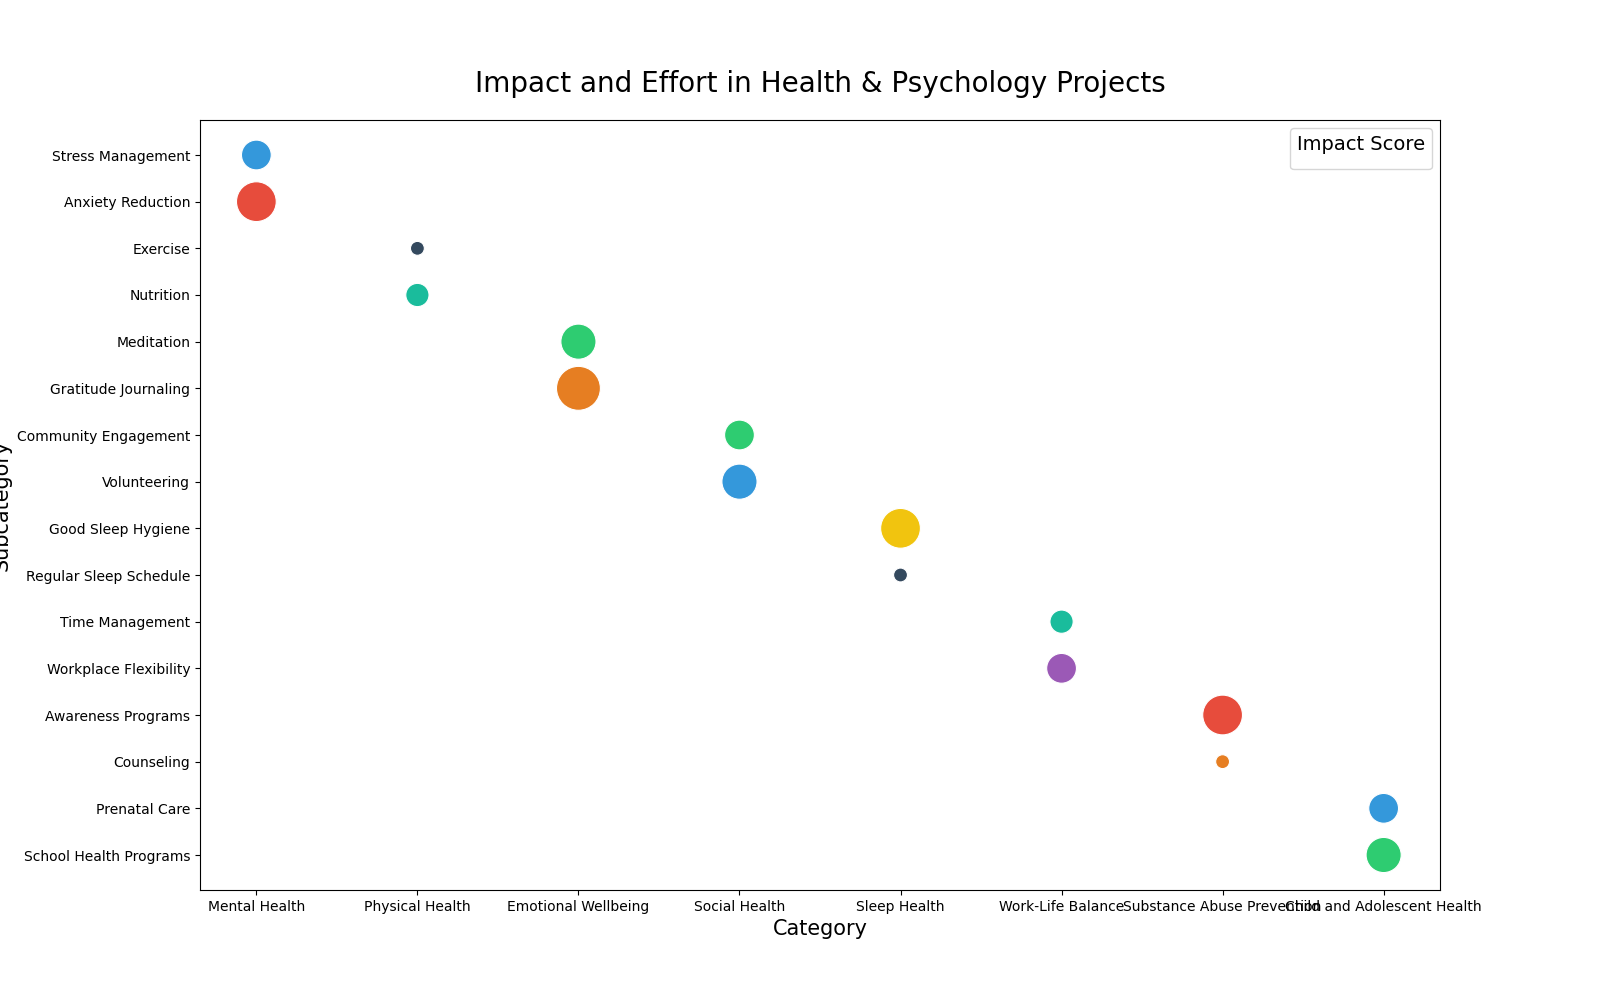

Python code for this plot:

import seaborn as sns
import pandas as pd
import matplotlib.pyplot as plt

# Data for visualization
data = {
    'Category': ['Mental Health', 'Mental Health', 'Physical Health', 'Physical Health', 'Emotional Wellbeing', 'Emotional Wellbeing', 'Social Health', 'Social Health', 'Sleep Health', 'Sleep Health', 'Work-Life Balance', 'Work-Life Balance', 'Substance Abuse Prevention', 'Substance Abuse Prevention', 'Child and Adolescent Health', 'Child and Adolescent Health'],
    'Subcategory': ['Stress Management', 'Anxiety Reduction', 'Exercise', 'Nutrition', 'Meditation', 'Gratitude Journaling', 'Community Engagement', 'Volunteering', 'Good Sleep Hygiene', 'Regular Sleep Schedule', 'Time Management', 'Workplace Flexibility', 'Awareness Programs', 'Counseling', 'Prenatal Care', 'School Health Programs'],
    'ImpactScore': [80, 85, 88, 90, 92, 89, 84, 91, 86, 88, 90, 87, 93, 89, 91, 92],
    'EffortHours': [12, 14, 10, 11, 13, 15, 12, 13, 14, 10, 11, 12, 14, 10, 12, 13]
}

# Create DataFrame
df = pd.DataFrame(data)

# Create a Bubble Chart with Seaborn
plt.figure(figsize=(16, 10))  # Modified width and height
bubble = sns.scatterplot(data=df, x="Category", y="Subcategory", size="EffortHours", 
                         legend=False, sizes=(100, 1000), 
                         hue="ImpactScore", palette=["#3498db", "#2ecc71", "#e74c3c", "#f1c40f", "#9b59b6", "#34495e", "#e67e22", "#1abc9c"])

# Customizing the axes and title
plt.title("Impact and Effort in Health & Psychology Projects", fontsize=20, pad=20)
plt.xlabel("Category", fontsize=15)
plt.ylabel("Subcategory", fontsize=15)

# Adding legend
plt.legend(title="Impact Score", fontsize=12, title_fontsize=14, loc='upper right')

plt.show()
